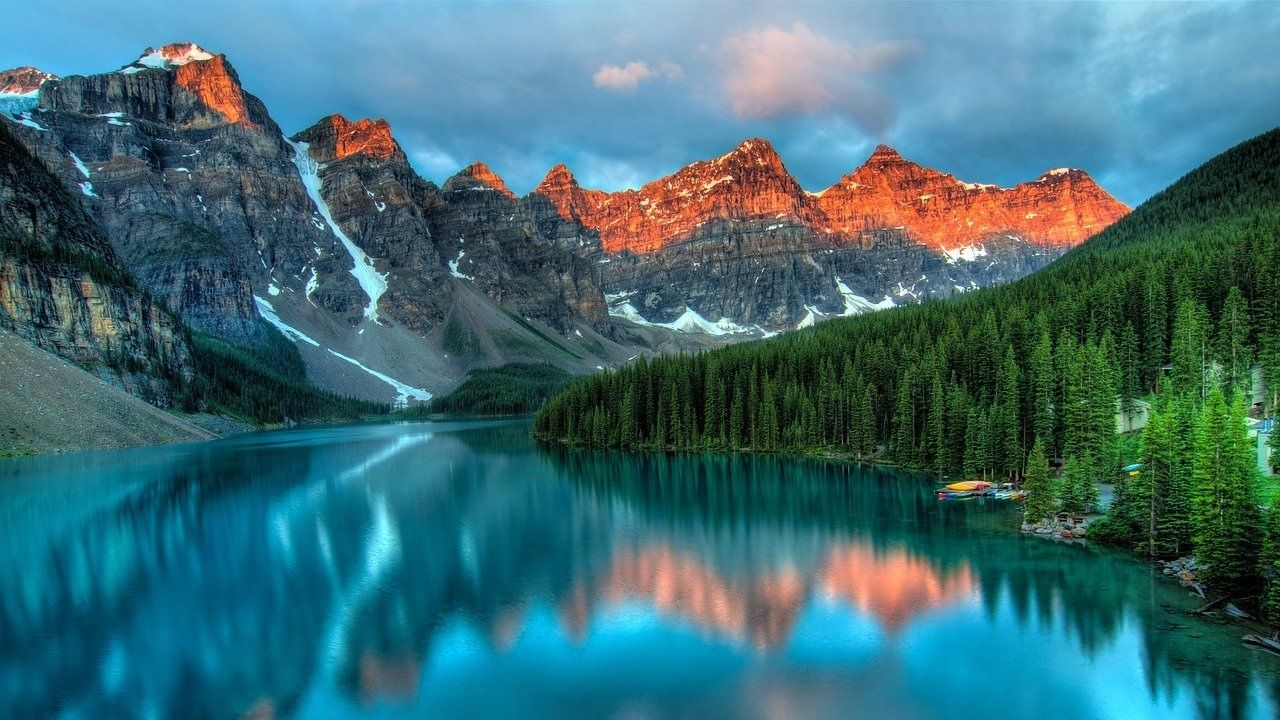
#> input picture Imagens/natureza_1.jpg, 1280 x 720 px
$ python q2.py
#> lines starting #> are read from the running program, lines starting #| are printed output that depends on the picture
#> further down, img is the input picture: shape (720, 1280, 3); mean B, G, R 117, 108.7, 61.1
# 2. Imagem negativa (inversão de cores).

import cv2
import numpy as np

def imagem_negativa(imagem):
    img_saida = np.copy(imagem)

    altura = img_saida.shape[0]
#> altura = 720
    largura = img_saida.shape[1]
#> largura = 1280
    for i in range(0, altura):
        for j in range(0, largura):

            r = int(img_saida[i][j][2])
            g = int(img_saida[i][j][1])
            b = int(img_saida[i][j][0])


            # Atualizando a imagem de saída
            img_saida[i][j][0] = 255 - b
            img_saida[i][j][1] = 255 - g
            img_saida[i][j][2] = 255 - r
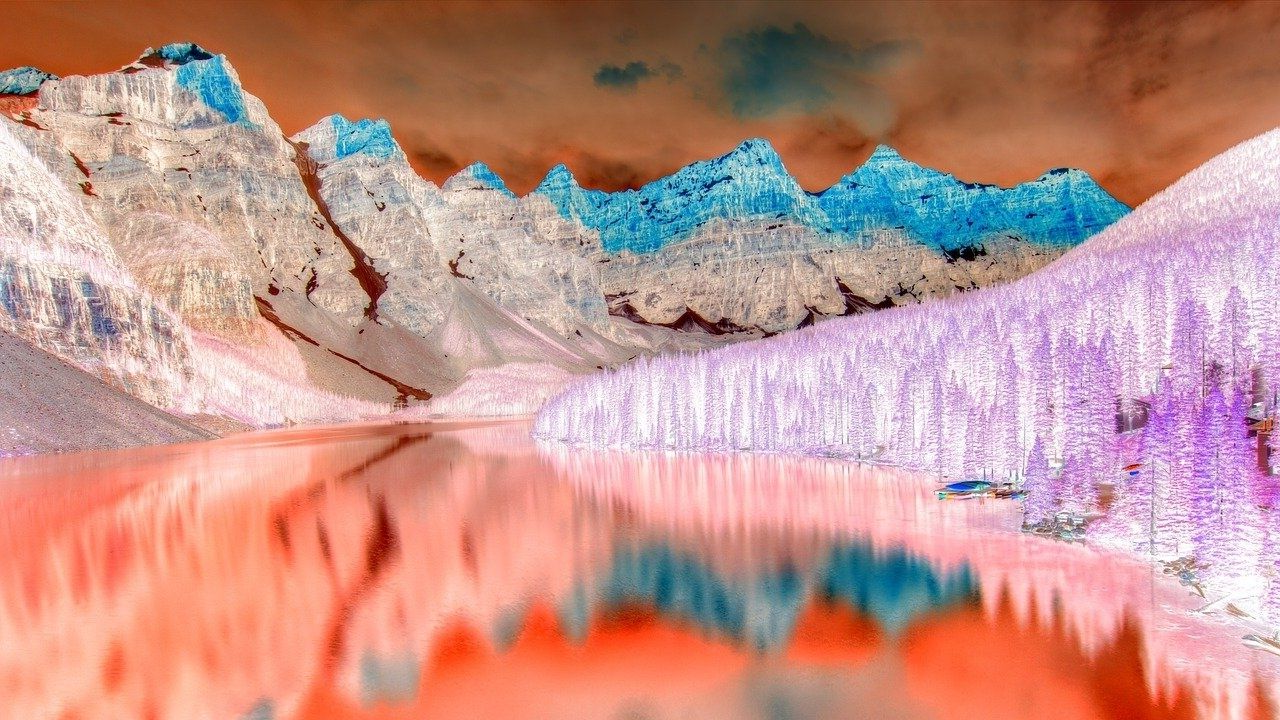
#> img_saida: shape (720, 1280, 3); mean B, G, R 138, 146.3, 193.9
    return img_saida

# --- main ---
valor_brilho = -50

img = cv2.imread("../Imagens/natureza_1.jpg")

if img is None:
    print("Erro: não foi possível carregar a imagem!")
    exit()

img2 = imagem_negativa(img)
cv2.imwrite("q2.jpg", img2)

$ run again, with Imagens/natureza_2.jpg copied over Imagens/natureza_1.jpg
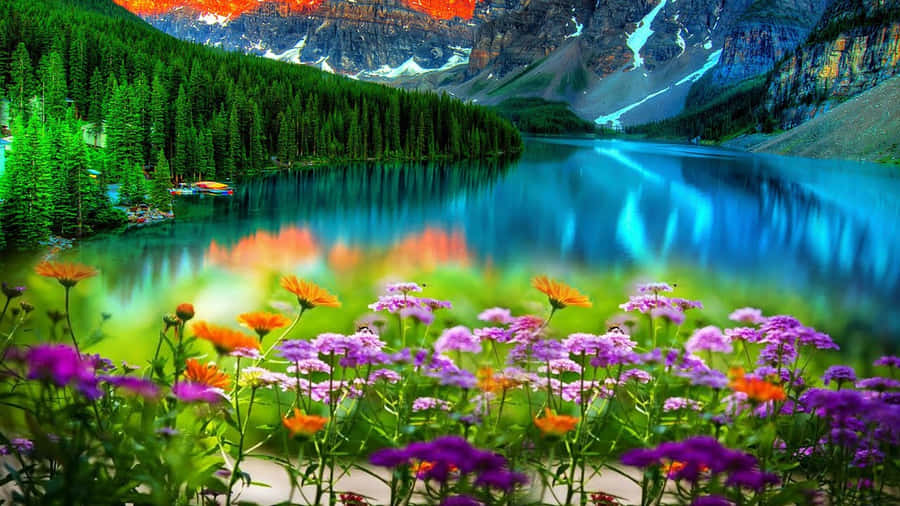
#> input picture Imagens/natureza_2.jpg, 900 x 506 px
#> img is the input picture: shape (506, 900, 3); mean B, G, R 78.9, 107.2, 71.9
#> after the loop in imagem_negativa, `for i in range(0, altura):`:
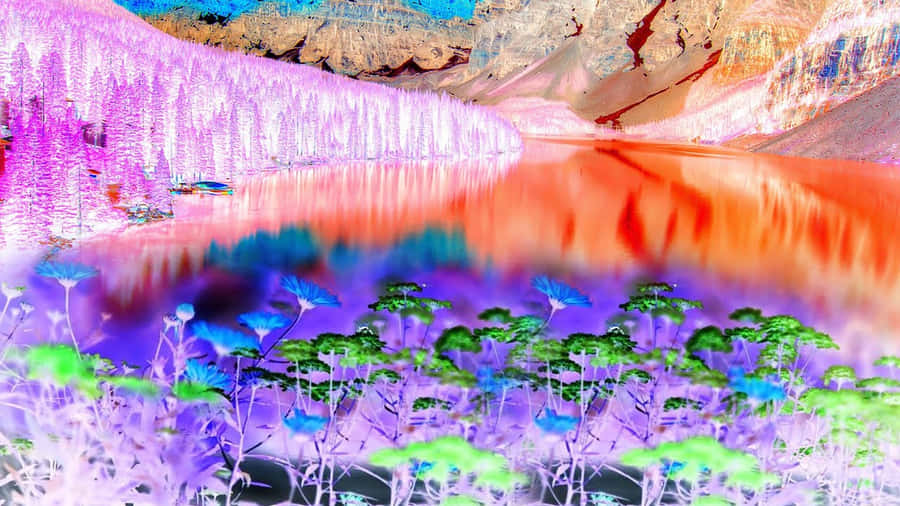
#> img_saida: shape (506, 900, 3); mean B, G, R 176.1, 147.8, 183.1

$ run again, with Imagens/imagem_baixo_contraste.jpg copied over Imagens/natureza_1.jpg
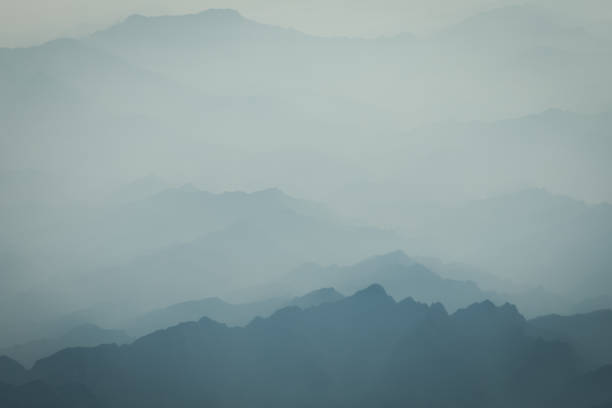
#> input picture Imagens/imagem_baixo_contraste.jpg, 612 x 408 px
#> img is the input picture: shape (408, 612, 3); mean B, G, R 160.3, 158.1, 138.9
#> after the loop in imagem_negativa, `for i in range(0, altura):`:
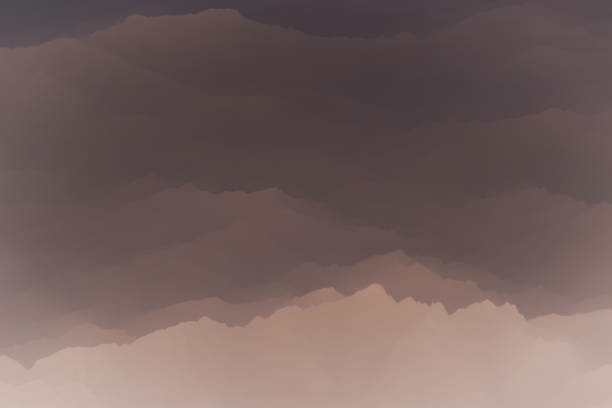
#> img_saida: shape (408, 612, 3); mean B, G, R 94.7, 96.9, 116.1
